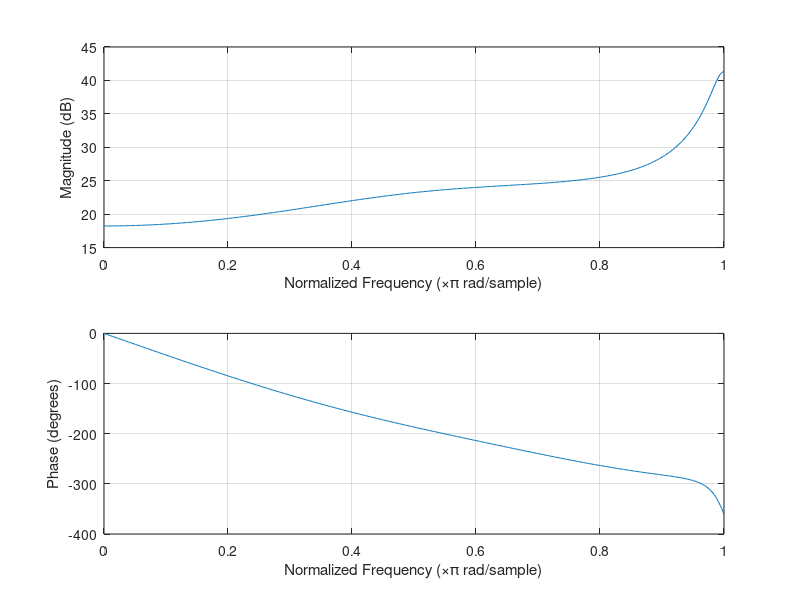

Recreate this plot in MATLAB.

% Broadband ZPK - work in progress
% Gurlap CMD-6TD

Fs = 50;
p_hz = [-23.65e-3 +i*23.65e-3, -23.65e-3 -i*23.65e-3,...
        -393.011 -7.4904,...
        -53.5979 -i*21.7494, -53.5979 +i*21.7494];   
z_hz = [-5.03207, 0, 0];
k_hz = 1.983e6;
z = z_hz/Fs*2*pi;
p = p_hz/Fs*2*pi;
k = k_hz/Fs*2*pi;
[b,a] = zp2tf(z',p',k);
zplane(z,p)
freqz(b,a)

 
 